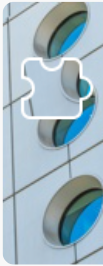
#> input picture slider/bak/small_piece.png, 103 x 266 px; its folder holds 3 pictures in this run
$ python test-2.py
#> lines starting #> are read from the running program, lines starting #| are printed output that depends on the picture; after the words box and inside, x2 and y2 are one past the last pixel; in counts of white or black regions, pixels touching at a corner belong together
import cv2
import numpy as np

# 提取有效图片轮廓
def extract_target_contour(image_path, output_prefix='result', threshold_value=190):
    # 读取图片
#> called with image_path = 'small_piece.png', output_prefix = 'small_piece', threshold_value = 235
    image = cv2.imread(image_path)
#> image is the input picture: shape (266, 103, 3); mean B, G, R 192.4, 181.4, 159.3
    if image is None:
        print(f"无法读取图片文件: {image_path}")
        return None

    # 转换为灰度图
    gray_image = cv2.cvtColor(image, cv2.COLOR_BGR2GRAY)
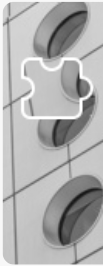
#> gray_image: shape (266, 103); min 21, max 255, mean 176.1

    # 二值化
    _, binary_image = cv2.threshold(gray_image, threshold_value, 255, cv2.THRESH_BINARY)
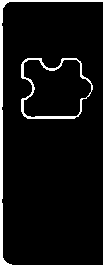
#> binary_image: shape (266, 103); 6.3% white; 2 white regions

    # 查找轮廓
    contours, _ = cv2.findContours(binary_image, cv2.RETR_TREE, cv2.CHAIN_APPROX_SIMPLE)
#> contours = 3 contours; box (x1, y1, x2, y2) and area: (21, 58, 93, 119) 3380, (23, 59, 92, 118) 3024, (0, 0, 103, 266) 670

    # 设置最小边距，排除靠近边缘的轮廓
    min_margin = 5
    height, width = binary_image.shape
#> height = 266; width = 103
    valid_contours = []

    for contour in contours:
        x, y, w, h = cv2.boundingRect(contour)
        # 检查轮廓是否靠近图像边缘
        if x > min_margin and y > min_margin and (x + w < width - min_margin) and (y + h < height - min_margin):
            valid_contours.append(contour)
#> this loop made 3 passes
#> (x, y, w, h) on passes 1 to 3: (21, 58, 72, 61), (23, 59, 69, 59), (0, 0, 103, 266)
#> after the loop, valid_contours = 2 contours; box (x1, y1, x2, y2) and area: (21, 58, 93, 119) 3380, (23, 59, 92, 118) 3024

    # 在原图上绘制有效的轮廓
    contour_image = image.copy()
    cv2.drawContours(contour_image, valid_contours, -1, (0, 255, 0), 2)  # 使用绿色描边
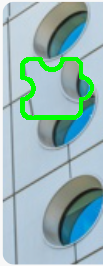
#> contour_image: shape (266, 103, 3); 4.34% of pixels changed, all inside (x1, y1, x2, y2) = (20, 57, 94, 120)

    # 保存结果
    cv2.imwrite(f'{output_prefix}_binary.png', binary_image)
    cv2.imwrite(f'{output_prefix}_contour.png', contour_image)
    print(f"二值化结果已保存为 '{output_prefix}_binary.png'")
    print(f"带目标轮廓的图像已保存为 '{output_prefix}_contour.png'")

    return valid_contours

# 处理小块图像的函数
def process_small_piece():
    return extract_target_contour('small_piece.png', output_prefix='small_piece', threshold_value=235)

# 处理背景图像的函数
def process_background():
    return extract_target_contour('background.png', output_prefix='background', threshold_value=190)

# 调用函数
small_piece_contour = process_small_piece()
#> small_piece_contour has the same summary as valid_contours in extract_target_contour
background_contour = process_background()
#> call 2 of extract_target_contour, with image_path = 'background.png', output_prefix = 'background', threshold_value = 190
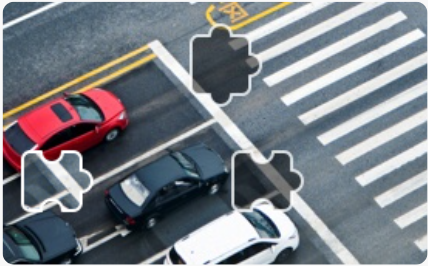
#> input picture slider/bak/background.png, 428 x 266 px
#> in extract_target_contour, image is the input picture: shape (266, 428, 3); mean B, G, R 133.3, 125.9, 121.1
#> in extract_target_contour (call 2), `gray_image = cv2.cvtColor(image, cv2.COLOR_BGR2GRAY)`:
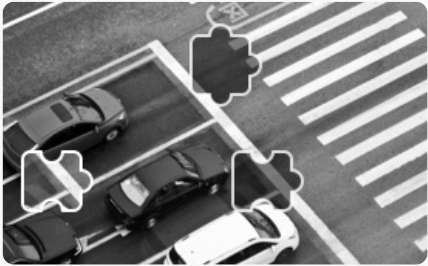
#> gray_image: shape (266, 428); min 0, max 255, mean 125.3
#> in extract_target_contour (call 2), `_, binary_image = cv2.threshold(gray_image, threshold_value, 255, cv2...`:
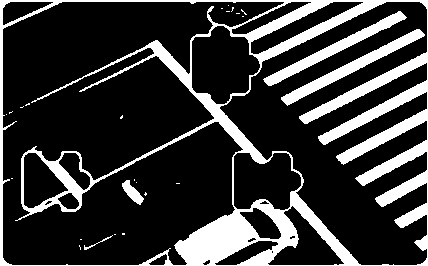
#> binary_image: shape (266, 428); 21.2% white; 26 white regions (21 under 20 px)
#> in extract_target_contour (call 2), `contours, _ = cv2.findContours(binary_image, cv2.RETR_TREE, cv2.CHAIN_..`: contours = 46 contours, 23 with area under 20; largest, box (x1, y1, x2, y2) and area: (0, 0, 428, 266) 113155, (2, 1, 285, 266) 50092, (219, 1, 428, 266) 30128, (191, 25, 261, 105) 3811, (233, 152, 302, 211) 3062
#> the loop in extract_target_contour (call 2), `for contour in contours:` made 46 passes
#> (x, y, w, h) on passes 2 to 13: (202, 259, 9, 7), (148, 253, 20, 13), (271, 250, 3, 4), (214, 240, 65, 26), (247, 237, 10, 6), (289, 235, 7, 5), (239, 207, 43, 33), (267, 205, 78, 61), (259, 200, 11, 5), (44, 200, 9, 6), (57, 192, 23, 18), (233, 152, 69, 59)
#> (contour, x, y, w, h) on passes 1, 24, 26, 27, 29, 32: ([[0, 0], [0, 265], [427, 265], [427, 0]], 0, 0, 428, 266), ([[80, 239], [81, 239]], 80, 239, 2, 1), ([[114, 234], [115, 234]], 114, 234, 2, 1), ([[122, 233], [122, 234], [124, 234], [124, 233]], 122, 233, 3, 2), ([[176, 183], [179, 183]], 176, 183, 4, 1), ([[134, 179], [134, 180]], 134, 179, 1, 2)
#> after the loop in extract_target_contour (call 2), `for contour in contours:`: valid_contours = 34 contours, 22 with area under 20; largest, box (x1, y1, x2, y2) and area: (191, 25, 261, 105) 3811, (233, 152, 302, 211) 3062, (23, 152, 69, 209) 1548, (263, 11, 407, 86) 1364, (239, 207, 282, 240) 717
#> in extract_target_contour (call 2), `cv2.drawContours(contour_image, valid_contours, -1, (0, 255, 0), 2)`:
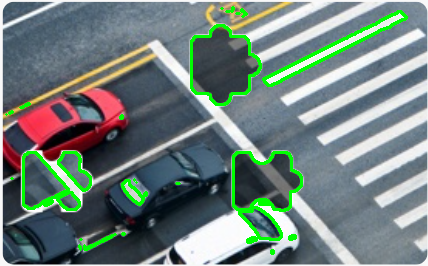
#> contour_image: shape (266, 428, 3); 4.58% of pixels changed, all inside (x1, y1, x2, y2) = (5, 6, 408, 255)
#> background_contour has the same summary as valid_contours in extract_target_contour
